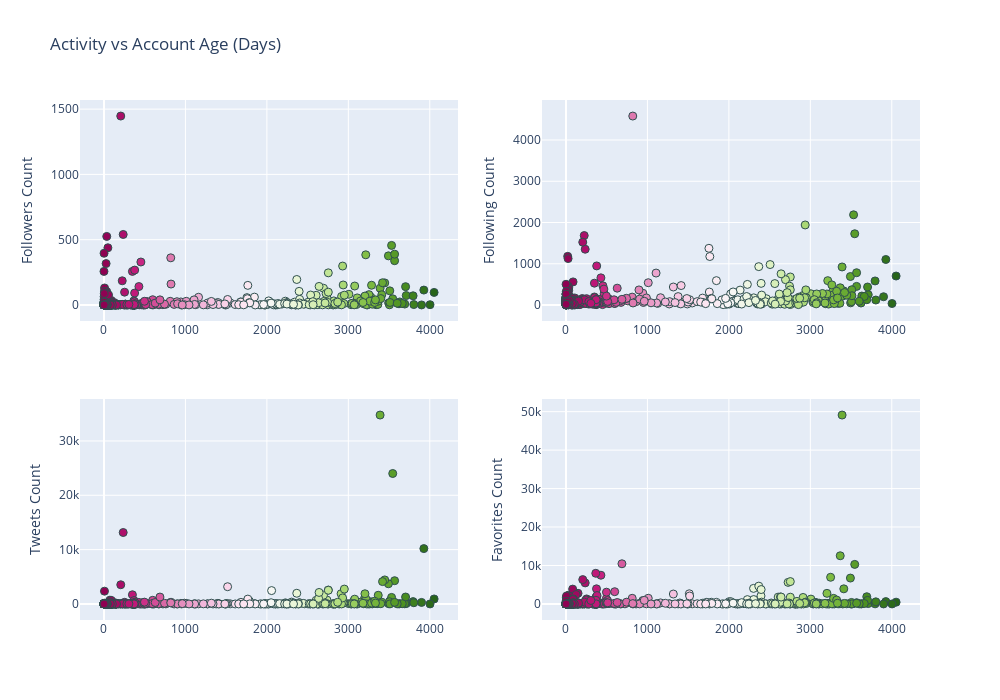

Notebook source saved alongside this figure:
### Code cell
# Numbers in Screen Name

fig = make_subplots(rows = 2,cols = 2)
## Followers
fig.add_trace(
    go.Scatter(
        x = NB_followers_df['account_age_days'],
        y = NB_followers_df['follower_count'],
        mode = 'markers',
        marker = dict(color = NB_followers_df['account_age_days'])
    ),
        row = 1,
        col = 1
)
## Following
fig.add_trace(
    go.Scatter(
        x = NB_followers_df['account_age_days'],
        y = NB_followers_df['following_count'],
        mode = 'markers',
        marker = dict(color = NB_followers_df['account_age_days'])
    ),
        row = 1,
        col = 2
)

## Tweets
fig.add_trace(
    go.Scatter(
        x = NB_followers_df['account_age_days'],
        y = NB_followers_df['tweet_count'],
        mode = 'markers',
        marker = dict(color = NB_followers_df['account_age_days'])
    ),
        row = 2,
        col = 1
)

## Favorites
fig.add_trace(
    go.Scatter(
        x = NB_followers_df['account_age_days'],
        y = NB_followers_df['favorites_count'],
        mode = 'markers',
        marker = dict(color = NB_followers_df['account_age_days'])
    ),
        row = 2,
        col = 2
)

## Update marker 
fig.update_traces(
    marker = dict(size = 8,line = dict(width=1,color='DarkSlateGrey'))
)

## Update xaxis labels
fig.update_yaxes(title='Followers Count', row = 1, col = 1)
fig.update_yaxes(title='Following Count', row = 1, col = 2)
fig.update_yaxes(title='Tweets Count', row = 2, col = 1)
fig.update_yaxes(title='Favorites Count', row = 2, col = 2)

## Update Title
fig.update_layout(
    title_text = 'Activity vs Account Age (Days)',
    width = 1000,
    height = 700,
    showlegend = False)

fig.show()

### Figure 1 — Plotly figure (JSON) as saved in the notebook; plotly's stock layout.template omitted (floating-point values rounded to 4 significant figures; data arrays with more than 128 entries replaced by an {"elided": "..."} marker saying what was removed)
{"data": [{"marker": {"color": {"elided": "900 int values"}, "line": {"color": "DarkSlateGrey", "width": 1}, "size": 8}, "mode": "markers", "type": "scatter", "x": {"elided": "900 int values"}, "xaxis": "x", "y": {"elided": "900 int values"}, "yaxis": "y"}, {"marker": {"color": {"elided": "900 int values"}, "line": {"color": "DarkSlateGrey", "width": 1}, "size": 8}, "mode": "markers", "type": "scatter", "x": {"elided": "900 int values"}, "xaxis": "x2", "y": {"elided": "900 int values"}, "yaxis": "y2"}, {"marker": {"color": {"elided": "900 int values"}, "line": {"color": "DarkSlateGrey", "width": 1}, "size": 8}, "mode": "markers", "type": "scatter", "x": {"elided": "900 int values"}, "xaxis": "x3", "y": {"elided": "900 int values"}, "yaxis": "y3"}, {"marker": {"color": {"elided": "900 int values"}, "line": {"color": "DarkSlateGrey", "width": 1}, "size": 8}, "mode": "markers", "type": "scatter", "x": {"elided": "900 int values"}, "xaxis": "x4", "y": {"elided": "900 int values"}, "yaxis": "y4"}], "layout": {"height": 700, "showlegend": false, "title": {"text": "Activity vs Account Age (Days)"}, "width": 1000, "xaxis": {"anchor": "y", "domain": [0, 0.45]}, "xaxis2": {"anchor": "y2", "domain": [0.55, 1]}, "xaxis3": {"anchor": "y3", "domain": [0, 0.45]}, "xaxis4": {"anchor": "y4", "domain": [0.55, 1]}, "yaxis": {"anchor": "x", "domain": [0.575, 1], "title": {"text": "Followers Count"}}, "yaxis2": {"anchor": "x2", "domain": [0.575, 1], "title": {"text": "Following Count"}}, "yaxis3": {"anchor": "x3", "domain": [0, 0.425], "title": {"text": "Tweets Count"}}, "yaxis4": {"anchor": "x4", "domain": [0, 0.425], "title": {"text": "Favorites Count"}}}}
